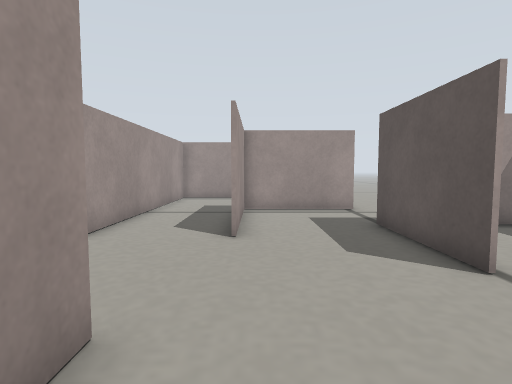
view 1 (above)

17 first-person views from a walk through a world built for the Gazebo simulator. The camera is 0.15 m above the floor, tilts 4° down and sees 80° across. The floor is counted in squares, 0.1 m on a side. Each view is taken from the middle of a square. On the plan, view 1 faces up. The plan holds only what a view shows up to about 15 squares ahead; the rest is blank.

view 2
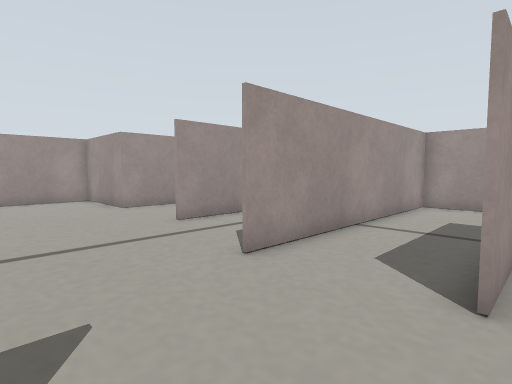

view 3
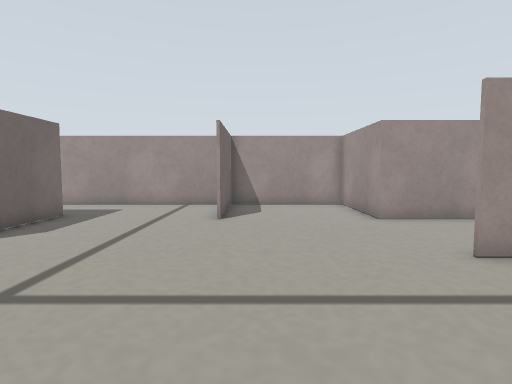

view 4
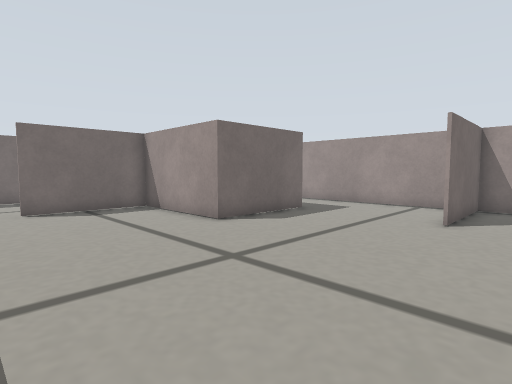

view 5
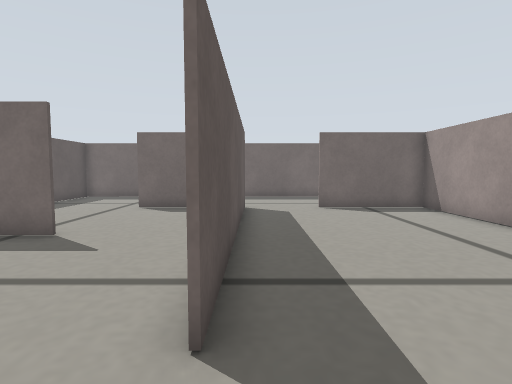

view 6
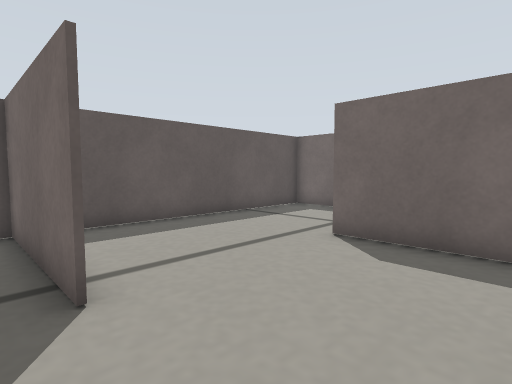

view 7
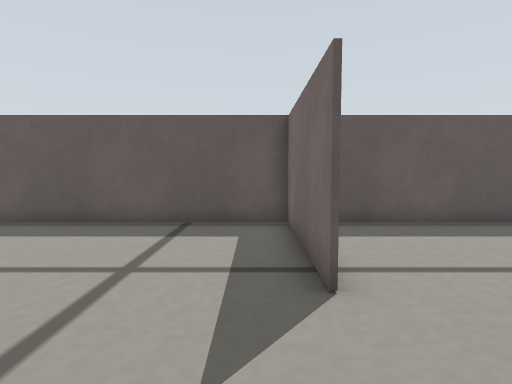

view 8
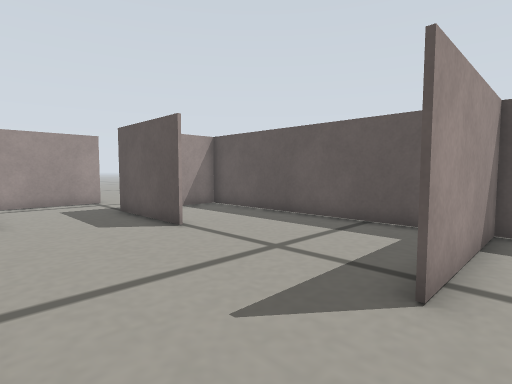

view 9
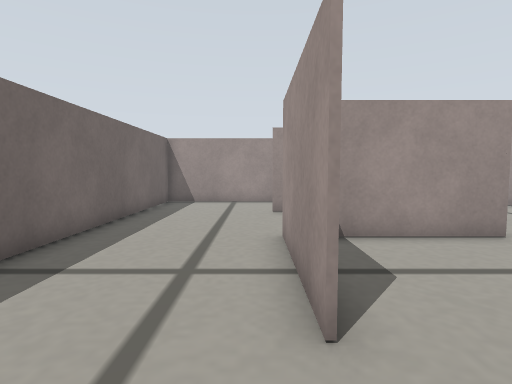

view 10
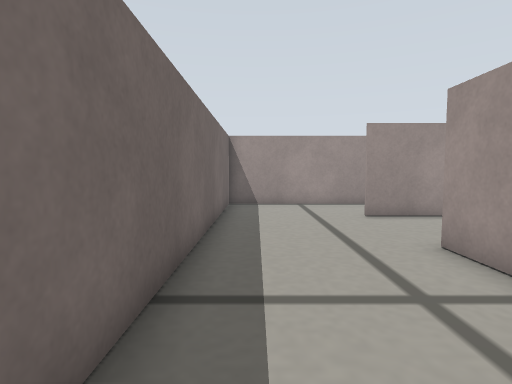

view 11
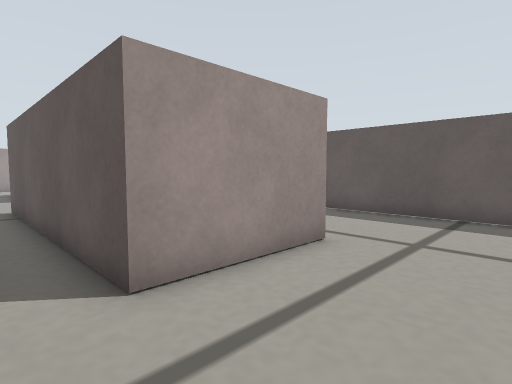

view 12
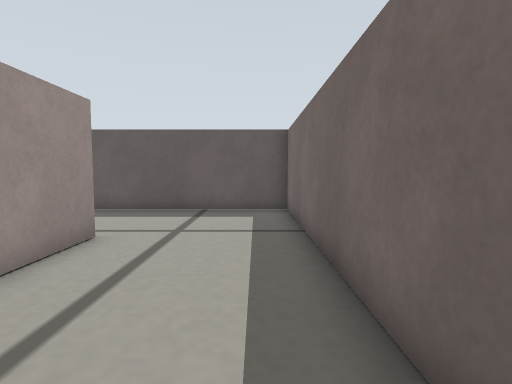

view 13
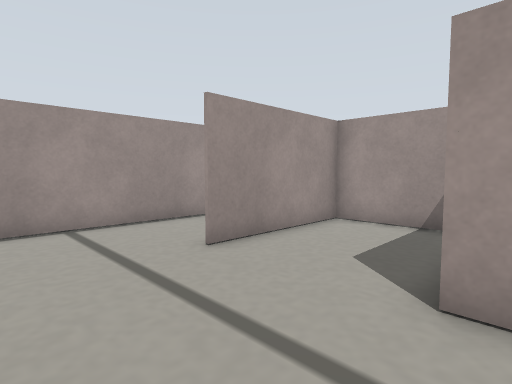

view 14
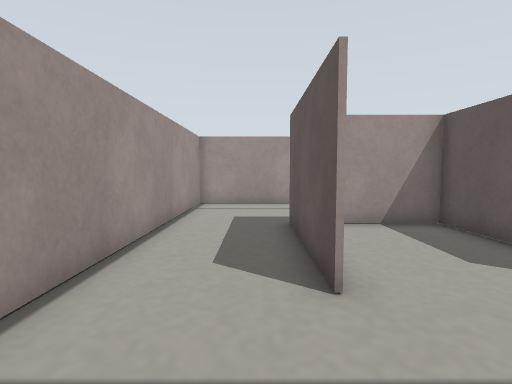

view 15
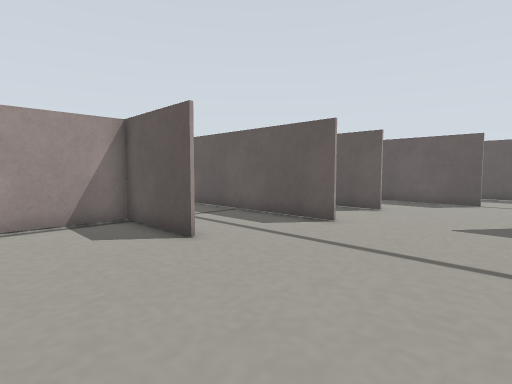

view 16
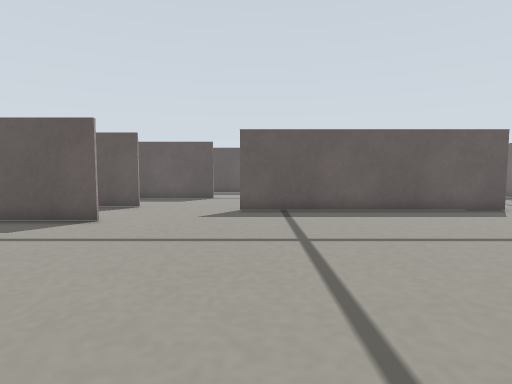

view 17
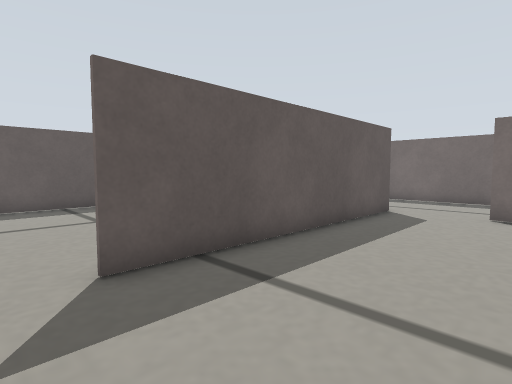

### Floor plan
Points are (right, up) in squares from view 1. A wall is a line through its corners. A room is listed if a view was taken in it or the views show most of it. See-through windows are left out.
Room 1 (views 1, 2, 3, 4, 5, 6, 7, 8, 9, 10, 11, 12, 13, 14, 15, 16, 17)
walls: (-8.8, -5) (-8.8, -2.5) (-12.9, -2.5) (-12.9, -7.5); (-4.5, -7.4) (-8.9, -7.4); (-1.4, 2.6) (-1.4, 1.6); (-0.5, -7.3) (2.7, -7.3); (-12.4, 2.8) (-16.6, 2.8); (-4, 6.6) (-4, 7.6); (-13, -7.5) (-13, -2.4) (-8.8, -2.4) (-8.8, -7.3) (-4.5, -7.3); (-3.9, 7.6) (-3.9, 6.6); (-8.2, 7.7) (-8.2, 11.3) (-11.2, 11.3); (2.9, -7.4) (-1.6, -7.4) (-1.6, 2.6); (3.4, 4.2) (3.4, 7.5); (-16.6, 2.9) (-12.2, 2.9); (7.6, -2) (2.6, -2); (-12.3, 10.9) (-12.3, 7.8) (-16.5, 7.8) (-16.5, -12.2) (7.6, -12.2) (7.6, -1.9)
ways out: opening at (3, 1.5) to room 2; opening at (-2.5, 8)
Room 2 (no view inside)
walls: (2.6, -1.9) (7.6, -1.9) (7.6, 8.3) (5.9, 8.3)
ways out: opening at (3, 1.5) to room 1

Positions as (right, up) in squares from view 1, and headings:
1: (0, 0), facing up
2: (0, 3), facing up-left
3: (-3, 4), facing left
4: (-3, 5), facing down-left
5: (-2, 5), facing down
6: (-1, -1), facing down-right
7: (-1, -1), facing right
8: (-1, -3), facing up-right
9: (-2, -8), facing left
10: (-3, -11), facing left
11: (-3, -11), facing up-right
12: (-4, -11), facing right
13: (-8, -11), facing up-left
14: (-14, -11), facing up
15: (-12, 2), facing up-right
16: (-13, 2), facing right
17: (-6, 4), facing down-right
